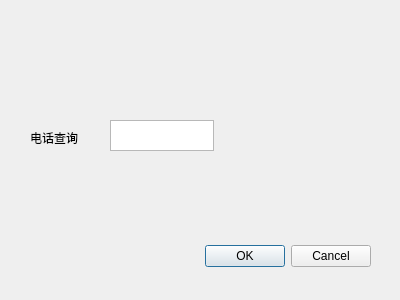
<?xml version="1.0" encoding="UTF-8"?>
<ui version="4.0">
 <class>Dialog5</class>
 <widget class="QDialog" name="Dialog5">
  <property name="geometry">
   <rect>
    <x>0</x>
    <y>0</y>
    <width>400</width>
    <height>300</height>
   </rect>
  </property>
  <property name="windowTitle">
   <string>Dialog</string>
  </property>
  <widget class="QDialogButtonBox" name="buttonBox">
   <property name="geometry">
    <rect>
     <x>30</x>
     <y>240</y>
     <width>341</width>
     <height>32</height>
    </rect>
   </property>
   <property name="orientation">
    <enum>Qt::Horizontal</enum>
   </property>
   <property name="standardButtons">
    <set>QDialogButtonBox::Cancel|QDialogButtonBox::Ok</set>
   </property>
  </widget>
  <widget class="QLabel" name="label">
   <property name="geometry">
    <rect>
     <x>30</x>
     <y>130</y>
     <width>72</width>
     <height>15</height>
    </rect>
   </property>
   <property name="text">
    <string>电话查询</string>
   </property>
  </widget>
  <widget class="QTextEdit" name="textEditstel">
   <property name="geometry">
    <rect>
     <x>110</x>
     <y>120</y>
     <width>104</width>
     <height>31</height>
    </rect>
   </property>
  </widget>
 </widget>
 <resources/>
 <connections>
  <connection>
   <sender>buttonBox</sender>
   <signal>accepted()</signal>
   <receiver>Dialog5</receiver>
   <slot>accept()</slot>
   <hints>
    <hint type="sourcelabel">
     <x>248</x>
     <y>254</y>
    </hint>
    <hint type="destinationlabel">
     <x>157</x>
     <y>274</y>
    </hint>
   </hints>
  </connection>
  <connection>
   <sender>buttonBox</sender>
   <signal>rejected()</signal>
   <receiver>Dialog5</receiver>
   <slot>reject()</slot>
   <hints>
    <hint type="sourcelabel">
     <x>316</x>
     <y>260</y>
    </hint>
    <hint type="destinationlabel">
     <x>286</x>
     <y>274</y>
    </hint>
   </hints>
  </connection>
 </connections>
</ui>
